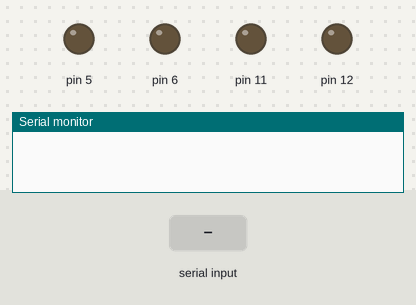
Simulated run of this sketch. Board: Arduino Uno, built with avr-gcc and run on an emulated ATmega328P. Parts: output pins drawn as LEDs (lit = HIGH), the last lines printed to the serial monitor. Inputs (shaded band) come from the test bench.

Above: at 1.2 s.
1.3 s: "1" received over Serial
At 2.3 s:
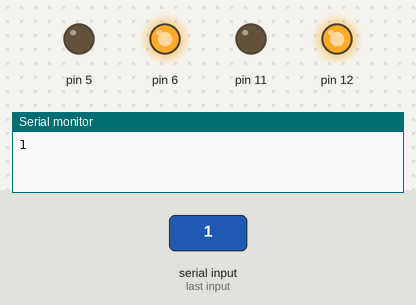
2.9 s: "2" received over Serial
At 3.5 s:
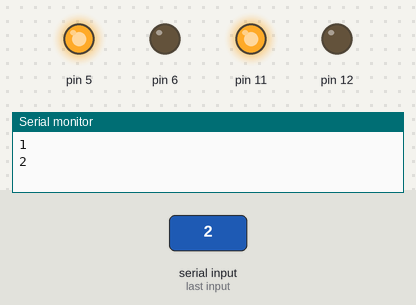
4.5 s: "3" received over Serial
At 5.7 s:
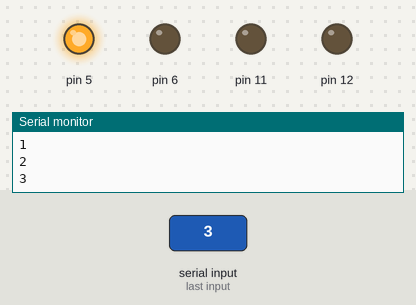
6.0 s: "4" received over Serial
At 7.0 s:
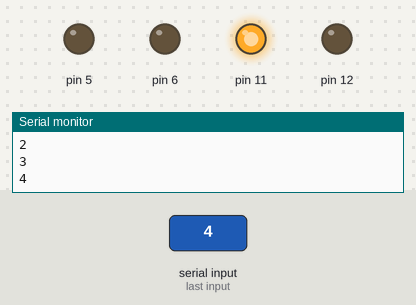
7.5 s: "0" received over Serial
At 8.2 s:
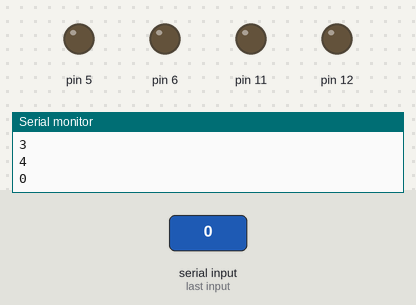
Timing chart, 0 to 10.0 s (numbered marks = the images above; inputs shaded):
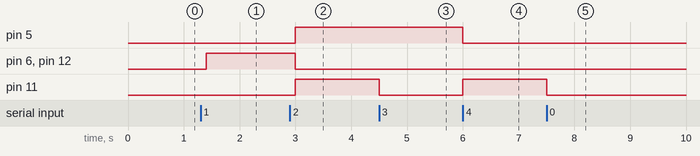

The sketch:

GreenSailer-arduinocode2.ino
```cpp
char t;

void setup() {
pinMode(12,OUTPUT);
pinMode(11,OUTPUT);
pinMode(6,OUTPUT);
pinMode(5,OUTPUT);

Serial.begin(9600);

}

void loop() {
if(Serial.available()){
  t = Serial.read();
  Serial.println(t);
}

if(t == '1'){
  digitalWrite(12,HIGH);
  digitalWrite(11,LOW);
  digitalWrite(6,HIGH);
  digitalWrite(5,LOW);
}

else if(t == '2'){
  digitalWrite(12,LOW);
  digitalWrite(11,HIGH);
  digitalWrite(6,LOW);
  digitalWrite(5,HIGH);
}

else if(t == '3'){
  digitalWrite(12,LOW);
  digitalWrite(11,LOW);
  digitalWrite(6,LOW);
  digitalWrite(5,HIGH);
}

else if(t == '4'){
  digitalWrite(12,LOW);
  digitalWrite(11,HIGH);
  digitalWrite(6,LOW);
  digitalWrite(5,LOW);
}

else if(t == '0'){
  digitalWrite(12,LOW);
  digitalWrite(11,LOW);
  digitalWrite(6,LOW);
  digitalWrite(5,LOW);
}
delay(100);
}
```

Measured:
- after the input at 1.3 s, pin 6, pin 12: LOW → HIGH after 0.10 s
- after the input at 2.9 s, pin 5, pin 11: LOW → HIGH after 0.10 s; pin 6, pin 12: HIGH → LOW after 0.10 s
- after the input at 4.5 s, pin 11: HIGH → LOW at once
- after the input at 6.0 s, pin 5: HIGH → LOW at once; pin 11: LOW → HIGH at once
- after the input at 7.5 s, pin 11: HIGH → LOW at once
